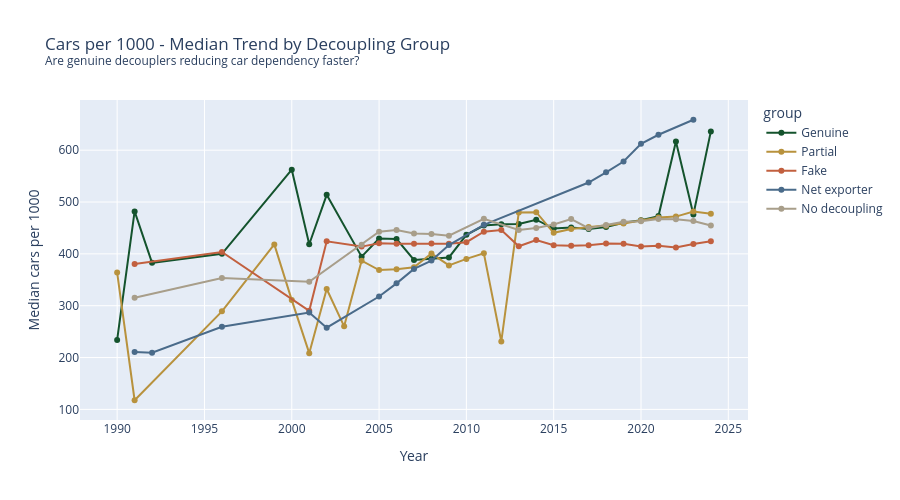
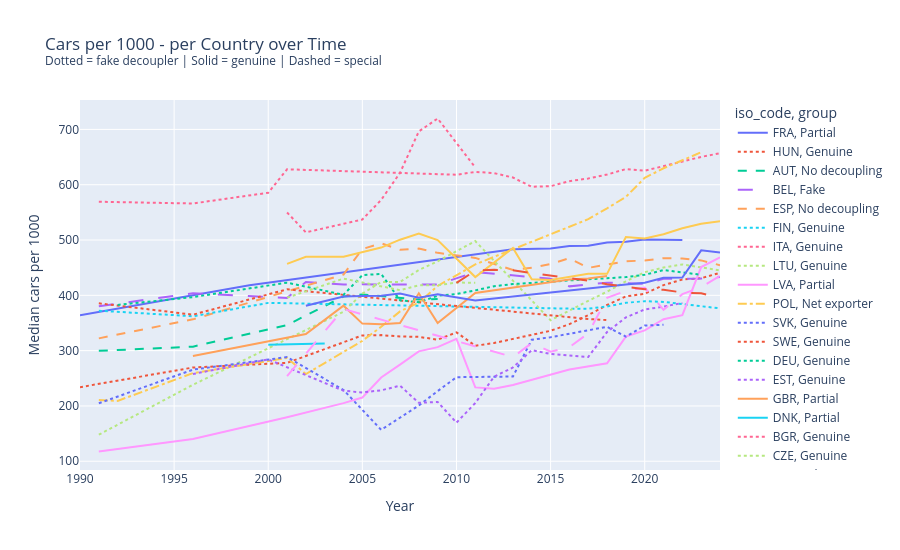

The code cell stored with these charts, in order, in its notebook:
### Code cell
# Cars per 1000 - trend over time by group
# Are genuine decouplers reducing car dependency faster?

trend = (
    df[df['cars_per_1000'].notna()]
    .groupby(['year', 'group'])['cars_per_1000']
    .median()
    .reset_index()
)

fig = px.line(
    trend,
    x='year',
    y='cars_per_1000',
    color='group',
    color_discrete_map=GROUP_COLORS,
    markers=True,
    title='Cars per 1000 - Median Trend by Decoupling Group<br>'
          '<sup>Are genuine decouplers reducing car dependency faster?</sup>',
    labels={'cars_per_1000': 'Median cars per 1000', 'year': 'Year'},
    height=500
)
fig.show()

# Trend per country
country_trend = (
    df[df['cars_per_1000'].notna()]
    .groupby(['year', 'iso_code', 'group'])['cars_per_1000']
    .median()
    .reset_index()
)

fig2 = px.line(
    country_trend,
    x='year',
    y='cars_per_1000',
    color='iso_code',
    line_dash='group',
    title='Cars per 1000 - per Country over Time<br>'
          '<sup>Dotted = fake decoupler | Solid = genuine | Dashed = special</sup>',
    labels={'cars_per_1000': 'Median cars per 1000', 'year': 'Year'},
    height=550
)
fig2.show()

### Figure 1 — Plotly figure (JSON) as saved in the notebook; plotly's stock layout.template omitted (floating-point values rounded to 4 significant figures)
{"data": [{"hovertemplate": "group=Genuine<br>Year=%{x}<br>Median cars per 1000=%{y}<extra></extra>", "legendgroup": "Genuine", "line": {"color": "#14532d", "dash": "solid"}, "marker": {"symbol": "circle"}, "mode": "lines+markers", "name": "Genuine", "orientation": "v", "showlegend": true, "type": "scatter", "x": [1990, 1991, 1992, 1996, 2000, 2001, 2002, 2004, 2005, 2006, 2007, 2008, 2009, 2010, 2011, 2012, 2013, 2014, 2015, 2016, 2017, 2018, 2019, 2020, 2021, 2022, 2023, 2024], "xaxis": "x", "y": [233.9, 481.8, 382.7, 400.1, 562.4, 418.4, 513.8, 394.7, 429.7, 428.5, 388.3, 390.7, 393.1, 436.7, 454.7, 457.3, 457.6, 465.8, 448.7, 450.7, 448.2, 451.6, 460.0, 464.7, 472.8, 616.9, 475.8, 636.3], "yaxis": "y"}, {"hovertemplate": "group=Partial<br>Year=%{x}<br>Median cars per 1000=%{y}<extra></extra>", "legendgroup": "Partial", "line": {"color": "#b8923d", "dash": "solid"}, "marker": {"symbol": "circle"}, "mode": "lines+markers", "name": "Partial", "orientation": "v", "showlegend": true, "type": "scatter", "x": [1990, 1991, 1996, 1999, 2000, 2001, 2002, 2003, 2004, 2005, 2006, 2007, 2008, 2009, 2010, 2011, 2012, 2013, 2014, 2015, 2016, 2017, 2018, 2019, 2020, 2021, 2022, 2023, 2024], "xaxis": "x", "y": [363.9, 117.6, 289.1, 418.2, 310.8, 208.4, 332.2, 260.2, 386.7, 368.8, 370.2, 374.1, 400.5, 377.7, 390.3, 400.9, 231.0, 479.7, 480.4, 440.6, 448.1, 451.7, 454.3, 458.8, 464.2, 469.9, 471.9, 481.8, 477.5], "yaxis": "y"}, {"hovertemplate": "group=Fake<br>Year=%{x}<br>Median cars per 1000=%{y}<extra></extra>", "legendgroup": "Fake", "line": {"color": "#c2603f", "dash": "solid"}, "marker": {"symbol": "circle"}, "mode": "lines+markers", "name": "Fake", "orientation": "v", "showlegend": true, "type": "scatter", "x": [1991, 1996, 2001, 2002, 2004, 2005, 2006, 2007, 2008, 2009, 2010, 2011, 2012, 2013, 2014, 2015, 2016, 2017, 2018, 2019, 2020, 2021, 2022, 2023, 2024], "xaxis": "x", "y": [380.3, 403.6, 290.2, 424.2, 414.0, 420.2, 419.4, 419.7, 420.2, 419.4, 422.5, 442.8, 446.1, 414.6, 426.6, 416.5, 415.7, 416.8, 420.0, 419.3, 414.4, 415.4, 412.1, 419.1, 424.2], "yaxis": "y"}, {"hovertemplate": "group=Net exporter<br>Year=%{x}<br>Median cars per 1000=%{y}<extra></extra>", "legendgroup": "Net exporter", "line": {"color": "#4a6b8a", "dash": "solid"}, "marker": {"symbol": "circle"}, "mode": "lines+markers", "name": "Net exporter", "orientation": "v", "showlegend": true, "type": "scatter", "x": [1991, 1992, 1996, 2001, 2002, 2005, 2006, 2007, 2008, 2009, 2011, 2017, 2018, 2019, 2020, 2021, 2023], "xaxis": "x", "y": [210.7, 209.1, 259.3, 286.8, 257.5, 317.7, 343.1, 370.9, 387.1, 416.9, 456.0, 537.7, 557.2, 578.1, 612.4, 629.8, 658.7], "yaxis": "y"}, {"hovertemplate": "group=No decoupling<br>Year=%{x}<br>Median cars per 1000=%{y}<extra></extra>", "legendgroup": "No decoupling", "line": {"color": "#a89e8a", "dash": "solid"}, "marker": {"symbol": "circle"}, "mode": "lines+markers", "name": "No decoupling", "orientation": "v", "showlegend": true, "type": "scatter", "x": [1991, 1996, 2001, 2004, 2005, 2006, 2007, 2008, 2009, 2011, 2013, 2014, 2015, 2016, 2017, 2018, 2019, 2020, 2021, 2022, 2023, 2024], "xaxis": "x", "y": [315.2, 353.4, 346.3, 417.7, 442.7, 446.1, 439.1, 438.5, 435.1, 467.7, 445.9, 450.0, 456.8, 467.1, 449.6, 455.7, 461.7, 462.9, 467.2, 466.7, 463.2, 454.5], "yaxis": "y"}], "layout": {"height": 500, "legend": {"title": {"text": "group"}, "tracegroupgap": 0}, "title": {"text": "Cars per 1000 - Median Trend by Decoupling Group<br><sup>Are genuine decouplers reducing car dependency faster?</sup>"}, "xaxis": {"anchor": "y", "domain": [0, 1], "title": {"text": "Year"}}, "yaxis": {"anchor": "x", "domain": [0, 1], "title": {"text": "Median cars per 1000"}}}}

### Figure 2 — Plotly figure (JSON) as saved in the notebook; plotly's stock layout.template omitted (floating-point values rounded to 4 significant figures)
{"data": [{"hovertemplate": "iso_code=FRA<br>group=Partial<br>Year=%{x}<br>Median cars per 1000=%{y}<extra></extra>", "legendgroup": "FRA, Partial", "line": {"color": "#636efa", "dash": "solid"}, "marker": {"symbol": "circle"}, "mode": "lines", "name": "FRA, Partial", "orientation": "v", "showlegend": true, "type": "scatter", "x": [1990, 1999, 2013, 2014, 2015, 2016, 2017, 2018, 2019, 2020, 2021, 2022], "xaxis": "x", "y": [363.9, 418.2, 483.5, 484.5, 484.9, 489.0, 489.5, 495.7, 496.9, 500.8, 500.0, 499.8], "yaxis": "y"}, {"hovertemplate": "iso_code=HUN<br>group=Genuine<br>Year=%{x}<br>Median cars per 1000=%{y}<extra></extra>", "legendgroup": "HUN, Genuine", "line": {"color": "#EF553B", "dash": "dot"}, "marker": {"symbol": "circle"}, "mode": "lines", "name": "HUN, Genuine", "orientation": "v", "showlegend": true, "type": "scatter", "x": [1990, 1996, 2001, 2005, 2006, 2007, 2008, 2009, 2010, 2011, 2012, 2015, 2016, 2017, 2018, 2019, 2020, 2021, 2022, 2023, 2024], "xaxis": "x", "y": [233.9, 269.5, 277.9, 327.5, 328.1, 325.6, 325.0, 319.8, 333.0, 308.8, 313.8, 336.0, 347.8, 364.1, 382.6, 398.0, 402.8, 418.4, 428.6, 430.9, 440.8], "yaxis": "y"}, {"hovertemplate": "iso_code=AUT<br>group=No decoupling<br>Year=%{x}<br>Median cars per 1000=%{y}<extra></extra>", "legendgroup": "AUT, No decoupling", "line": {"color": "#00cc96", "dash": "dash"}, "marker": {"symbol": "circle"}, "mode": "lines", "name": "AUT, No decoupling", "orientation": "v", "showlegend": true, "type": "scatter", "x": [1991, 1996, 2001, 2004, 2005, 2006, 2007, 2008, 2009], "xaxis": "x", "y": [299.6, 307.2, 346.3, 397.8, 401.7, 398.2, 395.7, 392.4, 393.5], "yaxis": "y"}, {"hovertemplate": "iso_code=BEL<br>group=Fake<br>Year=%{x}<br>Median cars per 1000=%{y}<extra></extra>", "legendgroup": "BEL, Fake", "line": {"color": "#ab63fa", "dash": "longdash"}, "marker": {"symbol": "circle"}, "mode": "lines", "name": "BEL, Fake", "orientation": "v", "showlegend": true, "type": "scatter", "x": [1991, 1996, 2001, 2002, 2004, 2005, 2006, 2007, 2008, 2009, 2011, 2015, 2016, 2017, 2018, 2019, 2020, 2021, 2022, 2023, 2024], "xaxis": "x", "y": [380.3, 403.6, 395.1, 424.2, 419.7, 420.2, 419.4, 419.7, 420.2, 419.4, 442.1, 430.0, 416.2, 420.2, 423.0, 422.2, 420.8, 429.8, 430.2, 430.3, 433.0], "yaxis": "y"}, {"hovertemplate": "iso_code=ESP<br>group=No decoupling<br>Year=%{x}<br>Median cars per 1000=%{y}<extra></extra>", "legendgroup": "ESP, No decoupling", "line": {"color": "#FFA15A", "dash": "dash"}, "marker": {"symbol": "circle"}, "mode": "lines", "name": "ESP, No decoupling", "orientation": "v", "showlegend": true, "type": "scatter", "x": [1991, 1996, 2004, 2005, 2006, 2007, 2008, 2009, 2011, 2013, 2014, 2015, 2016, 2017, 2018, 2019, 2020, 2021, 2022, 2023, 2024], "xaxis": "x", "y": [322.2, 356.6, 437.6, 483.8, 494.0, 482.5, 484.6, 476.8, 467.7, 445.9, 450.0, 456.8, 467.1, 449.6, 455.7, 461.7, 462.9, 467.2, 466.7, 463.2, 454.5], "yaxis": "y"}, {"hovertemplate": "iso_code=FIN<br>group=Genuine<br>Year=%{x}<br>Median cars per 1000=%{y}<extra></extra>", "legendgroup": "FIN, Genuine", "line": {"color": "#19d3f3", "dash": "dot"}, "marker": {"symbol": "circle"}, "mode": "lines", "name": "FIN, Genuine", "orientation": "v", "showlegend": true, "type": "scatter", "x": [1991, 1996, 2000, 2015, 2016, 2017, 2018, 2019, 2020, 2021, 2022, 2023, 2024], "xaxis": "x", "y": [372.2, 362.1, 386.3, 375.7, 375.9, 375.8, 379.9, 386.5, 389.4, 388.1, 384.4, 380.2, 376.4], "yaxis": "y"}, {"hovertemplate": "iso_code=ITA<br>group=Genuine<br>Year=%{x}<br>Median cars per 1000=%{y}<extra></extra>", "legendgroup": "ITA, Genuine", "line": {"color": "#FF6692", "dash": "dot"}, "marker": {"symbol": "circle"}, "mode": "lines", "name": "ITA, Genuine", "orientation": "v", "showlegend": true, "type": "scatter", "x": [1991, 1996, 2000, 2001, 2010, 2011, 2012, 2013, 2014, 2015, 2016, 2017, 2018, 2019, 2020, 2021, 2022, 2023, 2024], "xaxis": "x", "y": [569.2, 566.1, 585.5, 627.9, 618.1, 623.2, 621.0, 613.0, 596.3, 597.4, 606.4, 611.3, 618.4, 628.3, 625.3, 633.9, 642.2, 650.3, 657.0], "yaxis": "y"}, {"hovertemplate": "iso_code=LTU<br>group=Genuine<br>Year=%{x}<br>Median cars per 1000=%{y}<extra></extra>", "legendgroup": "LTU, Genuine", "line": {"color": "#B6E880", "dash": "dot"}, "marker": {"symbol": "circle"}, "mode": "lines", "name": "LTU, Genuine", "orientation": "v", "showlegend": true, "type": "scatter", "x": [1991, 1996, 2001, 2004, 2005, 2006, 2007, 2008, 2009, 2011, 2015, 2016, 2017, 2018, 2019, 2020, 2021, 2022, 2023, 2024], "xaxis": "x", "y": [148.0, 238.2, 320.7, 370.3, 403.1, 424.3, 424.2, 445.8, 461.5, 498.1, 355.0, 372.8, 390.0, 406.6, 425.3, 441.9, 450.2, 455.9, 450.8, 445.1], "yaxis": "y"}, {"hovertemplate": "iso_code=LVA<br>group=Partial<br>Year=%{x}<br>Median cars per 1000=%{y}<extra></extra>", "legendgroup": "LVA, Partial", "line": {"color": "#FF97FF", "dash": "solid"}, "marker": {"symbol": "circle"}, "mode": "lines", "name": "LVA, Partial", "orientation": "v", "showlegend": true, "type": "scatter", "x": [1991, 1996, 2001, 2002, 2003, 2004, 2005, 2006, 2007, 2008, 2009, 2010, 2011, 2012, 2013, 2014, 2015, 2016, 2018, 2019, 2020, 2021, 2022, 2023, 2024], "xaxis": "x", "y": [117.6, 140.2, 179.7, 188.3, 197.4, 205.1, 215.2, 251.4, 274.8, 298.7, 306.4, 321.3, 233.6, 231.0, 237.9, 247.3, 256.4, 265.7, 277.1, 325.4, 336.7, 356.8, 364.2, 451.2, 468.5], "yaxis": "y"}, {"hovertemplate": "iso_code=POL<br>group=Net exporter<br>Year=%{x}<br>Median cars per 1000=%{y}<extra></extra>", "legendgroup": "POL, Net exporter", "line": {"color": "#FECB52", "dash": "dashdot"}, "marker": {"symbol": "circle"}, "mode": "lines", "name": "POL, Net exporter", "orientation": "v", "showlegend": true, "type": "scatter", "x": [1991, 1992, 1996, 2001, 2002, 2005, 2006, 2007, 2008, 2009, 2011, 2017, 2018, 2019, 2020, 2021, 2023], "xaxis": "x", "y": [210.7, 209.1, 259.3, 286.8, 257.5, 317.7, 343.1, 370.9, 387.1, 416.9, 456.0, 537.7, 557.2, 578.1, 612.4, 629.8, 658.7], "yaxis": "y"}, {"hovertemplate": "iso_code=SVK<br>group=Genuine<br>Year=%{x}<br>Median cars per 1000=%{y}<extra></extra>", "legendgroup": "SVK, Genuine", "line": {"color": "#636efa", "dash": "dot"}, "marker": {"symbol": "circle"}, "mode": "lines", "name": "SVK, Genuine", "orientation": "v", "showlegend": true, "type": "scatter", "x": [1991, 1996, 2001, 2004, 2006, 2007, 2008, 2009, 2010, 2013, 2014, 2015, 2016, 2017, 2018, 2019, 2020, 2021], "xaxis": "x", "y": [204.8, 265.7, 288.4, 228.9, 156.8, 178.4, 200.8, 226.9, 252.0, 253.2, 319.7, 324.2, 330.6, 335.8, 343.1, 325.4, 345.3, 346.8], "yaxis": "y"}, {"hovertemplate": "iso_code=SWE<br>group=Genuine<br>Year=%{x}<br>Median cars per 1000=%{y}<extra></extra>", "legendgroup": "SWE, Genuine", "line": {"color": "#EF553B", "dash": "dot"}, "marker": {"symbol": "circle"}, "mode": "lines", "name": "SWE, Genuine", "orientation": "v", "showlegend": true, "type": "scatter", "x": [1991, 1996, 2001, 2017, 2018], "xaxis": "x", "y": [385.6, 365.0, 410.9, 357.2, 355.2], "yaxis": "y"}, {"hovertemplate": "iso_code=DEU<br>group=Genuine<br>Year=%{x}<br>Median cars per 1000=%{y}<extra></extra>", "legendgroup": "DEU, Genuine", "line": {"color": "#00cc96", "dash": "dot"}, "marker": {"symbol": "circle"}, "mode": "lines", "name": "DEU, Genuine", "orientation": "v", "showlegend": true, "type": "scatter", "x": [1992, 1996, 2001, 2004, 2005, 2006, 2007, 2008, 2009, 2010, 2011, 2012, 2013, 2014, 2015, 2016, 2017, 2018, 2019, 2020, 2021, 2023], "xaxis": "x", "y": [382.7, 396.8, 422.9, 400.9, 436.5, 438.8, 391.2, 387.5, 399.1, 402.4, 409.0, 416.5, 420.3, 421.8, 424.6, 427.0, 429.6, 431.0, 432.9, 437.1, 445.8, 437.1], "yaxis": "y"}, {"hovertemplate": "iso_code=EST<br>group=Genuine<br>Year=%{x}<br>Median cars per 1000=%{y}<extra></extra>", "legendgroup": "EST, Genuine", "line": {"color": "#ab63fa", "dash": "dot"}, "marker": {"symbol": "circle"}, "mode": "lines", "name": "EST, Genuine", "orientation": "v", "showlegend": true, "type": "scatter", "x": [1996, 2000, 2004, 2005, 2006, 2007, 2008, 2009, 2010, 2011, 2012, 2013, 2014, 2015, 2017, 2018, 2019, 2020, 2021, 2022], "xaxis": "x", "y": [257.8, 284.1, 227.4, 224.5, 228.3, 236.5, 205.7, 207.3, 169.8, 205.3, 253.0, 269.5, 300.8, 293.9, 288.6, 333.6, 360.1, 374.5, 379.5, 386.3], "yaxis": "y"}, {"hovertemplate": "iso_code=GBR<br>group=Partial<br>Year=%{x}<br>Median cars per 1000=%{y}<extra></extra>", "legendgroup": "GBR, Partial", "line": {"color": "#FFA15A", "dash": "solid"}, "marker": {"symbol": "circle"}, "mode": "lines", "name": "GBR, Partial", "orientation": "v", "showlegend": true, "type": "scatter", "x": [1996, 2002, 2004, 2005, 2006, 2007, 2008, 2009, 2011, 2015, 2016, 2017, 2018], "xaxis": "x", "y": [290.2, 330.0, 381.3, 348.9, 347.9, 350.0, 403.7, 349.8, 404.2, 423.4, 428.5, 430.6, 434.9], "yaxis": "y"}, {"hovertemplate": "iso_code=DNK<br>group=Partial<br>Year=%{x}<br>Median cars per 1000=%{y}<extra></extra>", "legendgroup": "DNK, Partial", "line": {"color": "#19d3f3", "dash": "solid"}, "marker": {"symbol": "circle"}, "mode": "lines", "name": "DNK, Partial", "orientation": "v", "showlegend": true, "type": "scatter", "x": [2000, 2003], "xaxis": "x", "y": [310.8, 313.1], "yaxis": "y"}, {"hovertemplate": "iso_code=BGR<br>group=Genuine<br>Year=%{x}<br>Median cars per 1000=%{y}<extra></extra>", "legendgroup": "BGR, Genuine", "line": {"color": "#FF6692", "dash": "dot"}, "marker": {"symbol": "circle"}, "mode": "lines", "name": "BGR, Genuine", "orientation": "v", "showlegend": true, "type": "scatter", "x": [2001, 2002, 2005, 2006, 2007, 2008, 2009, 2011], "xaxis": "x", "y": [549.9, 513.8, 537.1, 572.6, 621.5, 696.3, 719.8, 631.2], "yaxis": "y"}, {"hovertemplate": "iso_code=CZE<br>group=Genuine<br>Year=%{x}<br>Median cars per 1000=%{y}<extra></extra>", "legendgroup": "CZE, Genuine", "line": {"color": "#B6E880", "dash": "dot"}, "marker": {"symbol": "circle"}, "mode": "lines", "name": "CZE, Genuine", "orientation": "v", "showlegend": true, "type": "scatter", "x": [2001, 2004, 2007, 2008, 2009, 2010, 2011], "xaxis": "x", "y": [395.8, 430.3, 409.4, 418.0, 418.2, 423.1, 422.7], "yaxis": "y"}, {"hovertemplate": "iso_code=HRV<br>group=Fake<br>Year=%{x}<br>Median cars per 1000=%{y}<extra></extra>", "legendgroup": "HRV, Fake", "line": {"color": "#FF97FF", "dash": "longdash"}, "marker": {"symbol": "circle"}, "mode": "lines", "name": "HRV, Fake", "orientation": "v", "showlegend": true, "type": "scatter", "x": [2001, 2004, 2013, 2014, 2015, 2016, 2017, 2018, 2019, 2020, 2021, 2022, 2023, 2024], "xaxis": "x", "y": [253.9, 375.3, 288.4, 313.6, 298.2, 306.3, 331.1, 395.3, 408.2, 413.9, 373.8, 402.1, 414.8, 435.3], "yaxis": "y"}, {"hovertemplate": "iso_code=SVN<br>group=Partial<br>Year=%{x}<br>Median cars per 1000=%{y}<extra></extra>", "legendgroup": "SVN, Partial", "line": {"color": "#FECB52", "dash": "solid"}, "marker": {"symbol": "circle"}, "mode": "lines", "name": "SVN, Partial", "orientation": "v", "showlegend": true, "type": "scatter", "x": [2001, 2002, 2004, 2005, 2006, 2007, 2008, 2009, 2011, 2013, 2014, 2015, 2016, 2017, 2018, 2019, 2020, 2021, 2022, 2023, 2024], "xaxis": "x", "y": [457.0, 469.8, 469.9, 477.8, 486.4, 500.6, 511.5, 499.8, 433.0, 485.7, 429.3, 427.8, 433.9, 439.1, 438.8, 505.3, 502.7, 510.4, 521.3, 529.5, 534.1], "yaxis": "y"}, {"hovertemplate": "iso_code=NLD<br>group=Partial<br>Year=%{x}<br>Median cars per 1000=%{y}<extra></extra>", "legendgroup": "NLD, Partial", "line": {"color": "#636efa", "dash": "solid"}, "marker": {"symbol": "circle"}, "mode": "lines", "name": "NLD, Partial", "orientation": "v", "showlegend": true, "type": "scatter", "x": [2002, 2004, 2005, 2006, 2007, 2008, 2009, 2010, 2011, 2019, 2020, 2021, 2022, 2023, 2024], "xaxis": "x", "y": [381.3, 397.8, 399.0, 399.1, 403.3, 395.6, 401.7, 396.8, 390.6, 419.5, 422.8, 431.9, 432.2, 481.4, 477.5], "yaxis": "y"}, {"hovertemplate": "iso_code=CHE<br>group=Fake<br>Year=%{x}<br>Median cars per 1000=%{y}<extra></extra>", "legendgroup": "CHE, Fake", "line": {"color": "#EF553B", "dash": "longdash"}, "marker": {"symbol": "circle"}, "mode": "lines", "name": "CHE, Fake", "orientation": "v", "showlegend": true, "type": "scatter", "x": [2010, 2011, 2012, 2013, 2014, 2015, 2016, 2017, 2018, 2019, 2020, 2021, 2022, 2023, 2024], "xaxis": "x", "y": [422.5, 444.5, 446.1, 445.4, 440.3, 436.0, 431.0, 426.4, 420.0, 416.1, 411.2, 409.9, 405.2, 403.6, 395.9], "yaxis": "y"}], "layout": {"height": 550, "legend": {"title": {"text": "iso_code, group"}, "tracegroupgap": 0}, "title": {"text": "Cars per 1000 - per Country over Time<br><sup>Dotted = fake decoupler | Solid = genuine | Dashed = special</sup>"}, "xaxis": {"anchor": "y", "domain": [0, 1], "title": {"text": "Year"}}, "yaxis": {"anchor": "x", "domain": [0, 1], "title": {"text": "Median cars per 1000"}}}}
